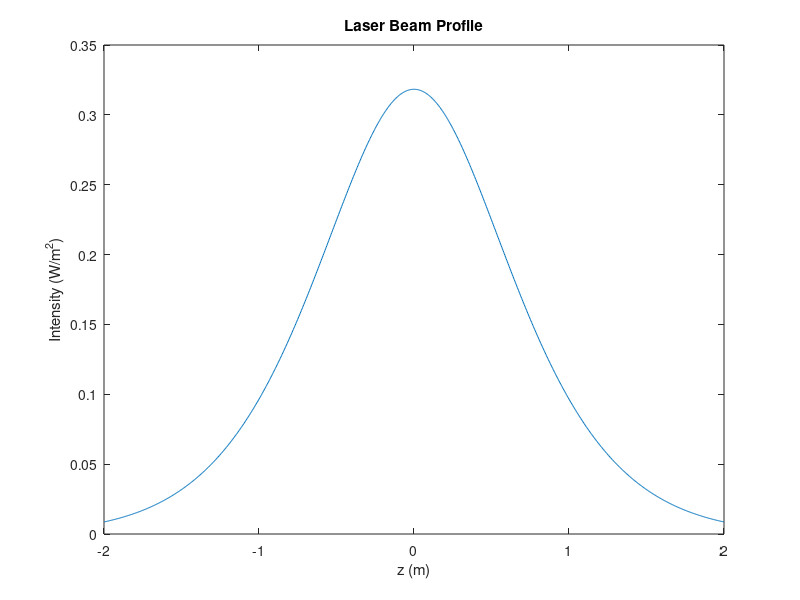
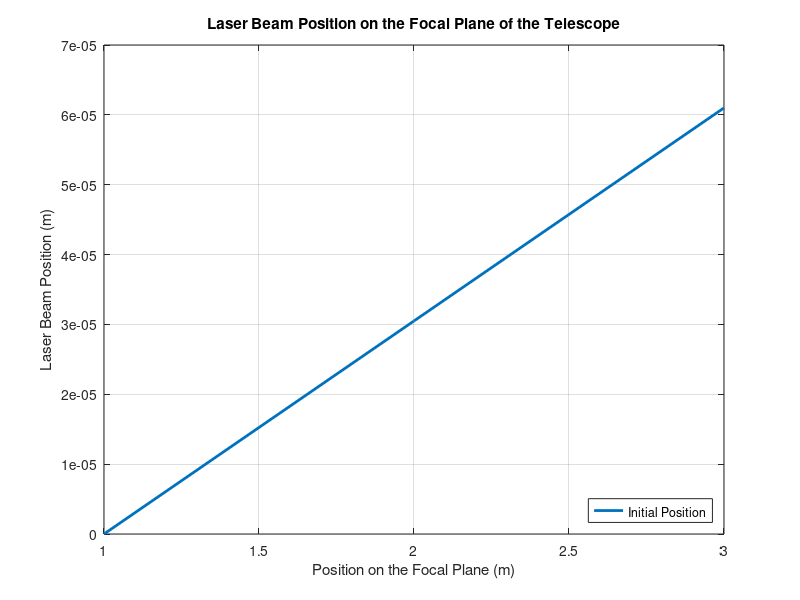

Source code (MATLAB) for these figures, in order:
% Define the parameters of the Gaussian beam profile
w0 = 1.0; % waist radius in meters
zR = 1.0; % Rayleigh range in meters

% Define the range of interest for the beam profile
z = linspace(-2*zR, 2*zR, 1000); % 1D grid of points in the z-direction

% Evaluate the beam profile at each point in the grid
w = w0 * sqrt(1 + (z/zR).^2);
I = exp(-0.5 * (z/zR).^2) ./ (w0 * pi * w.^2);

% Visualize the beam profile
figure;
plot(z, I);
xlabel('z (m)');
ylabel('Intensity (W/m^2)');
title('Laser Beam Profile');
% Parameters of the telescope
aperture_diameter = 0.1; % meters
focal_length = 10; % meters
mirror_diameter = 0.01; % meters

% Calculate the beam divergence angle and the beam waist diameter
waist_diameter = 1.22 * aperture_diameter; % meters
waist_radius = waist_diameter / 2; % meters
divergence_angle = atan(waist_radius / focal_length); % radians

% Determine the position of the laser beam on the focal plane of the telescope
focal_plane_position = 0; % meters

% Calculate the position of the laser beam on the focal plane of the star guide
star_guide_focal_plane_position = focal_plane_position + mirror_diameter / 2 * sin(divergence_angle); % meters

% Calculate the position of the laser beam on the focal plane of the telescope after reflection from the star guide mirror
final_focal_plane_position = focal_plane_position + 2 * mirror_diameter / 2 * sin(divergence_angle); % meters

% Plot the results
figure;
plot([0, star_guide_focal_plane_position, final_focal_plane_position], 'LineWidth', 2);
xlabel('Position on the Focal Plane (m)');
ylabel('Laser Beam Position (m)');
title('Laser Beam Position on the Focal Plane of the Telescope');
legend('Initial Position', 'After Star Guide Mirror', 'Location', 'SouthEast');
grid on;